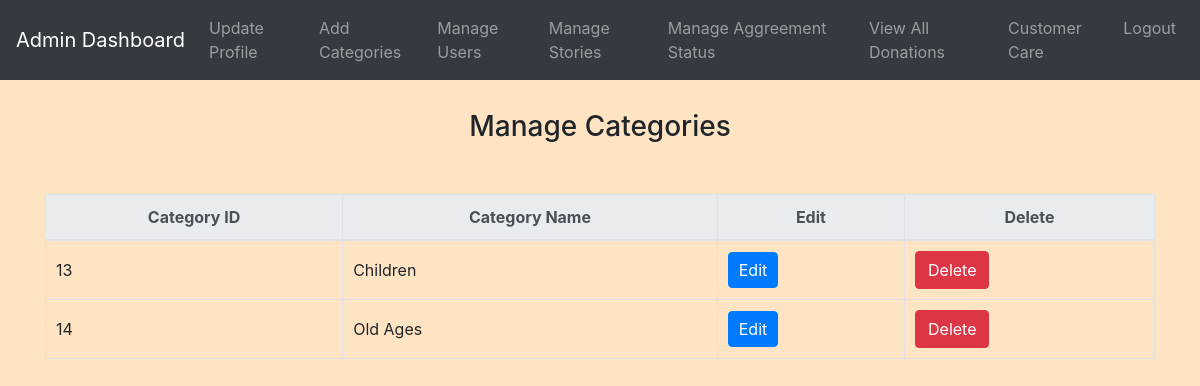
Page /admin/view_categories.php (signed in) on the committed database.
### tables this page shows
CREATE TABLE `categories` (
  `id` int(11) NOT NULL,
  `name` varchar(255) NOT NULL
);

### admin/view_categories.php (the view, shortened to what this page needs)
<?php
include('config.php');
$select_query = "SELECT id, name FROM categories";
$result = $conn->query($select_query);
$categories = [];
if ($result->num_rows > 0) {
    while ($row = $result->fetch_assoc()) {
        $categories[] = $row;
    }
}
?>
<!DOCTYPE html>
<html>
<head>
    <link rel="stylesheet" href="https://stackpath.bootstrapcdn.com/bootstrap/4.5.2/css/bootstrap.min.css">
    <link rel="stylesheet" href="../css/style.css">
</head>
<body>
<?php include('admin_navbar.php'); ?>
<div class="container mt-4">
    <h3>Manage Categories</h3>
    <div class="table-responsive mt-4">
        <table class="table table-bordered">
            <thead class="thead-light">
                <tr>
                    <th>Category ID</th>
                    <th>Category Name</th>
                    <th>Edit</th>
                    <th>Delete</th>
                </tr>
            </thead>
            <tbody>
                <?php foreach ($categories as $category) : ?>
                    <tr>
                        <td><?php echo $category['id']; ?></td>
                        <td><?php echo $category['name']; ?></td>
                        <td><a href="edit_category.php?id=<?php echo $category['id']; ?>" class="btn btn-primary">Edit</a></td>
                        <td>
                            <a href="?delete=<?php echo $category['id']; ?>" class="btn btn-danger" onclick="return confirm('Are you sure you want to delete this category?')">Delete</a>
                        </td>
                    </tr>
                <?php endforeach; ?>
            </tbody>
        </table>
    </div>
</div>
</body>
</html>

### css/style.css (style rules this page uses)
body { background-color: bisque; }
h1, h2, h3, h4 { text-align: center; margin-top: 30px; margin-bottom: 30px; }
.table { width: 100%; border-collapse: collapse; margin-top: 20px; }
.table th, .table td { padding: 10px; border: 1px solid #dee2e6; }
.table thead th { background-color: #f8f9fa; font-weight: bold; text-align: center; }
.table tbody td { vertical-align: middle; }
.btn-primary { padding: 5px 10px; }

### rows in the picture
categories: id "13", name "Children"
categories: id "14", name "Old Ages"
